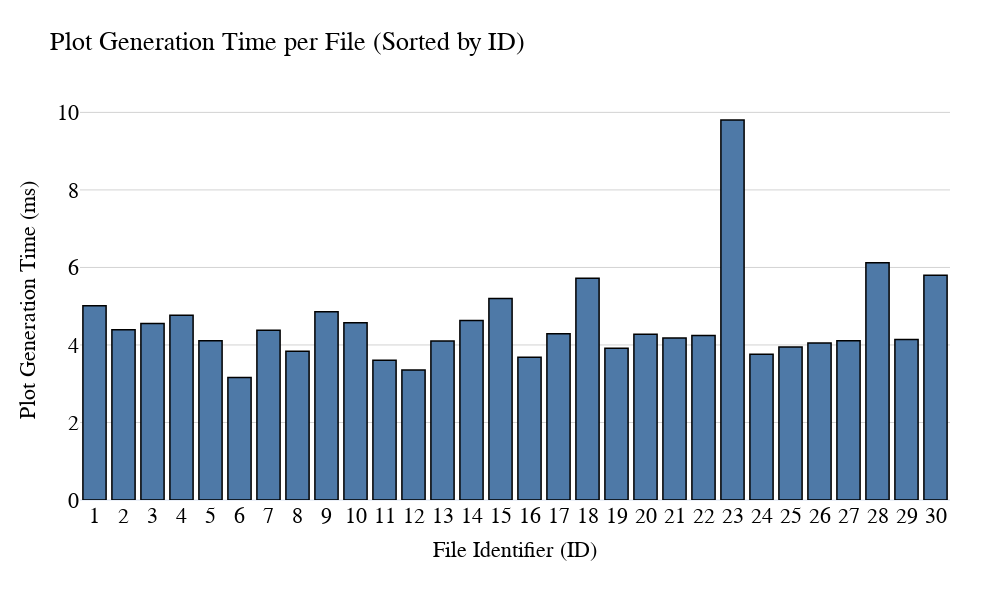

The notebook cell saved with this chart:
### Code cell
import pandas as pd
import plotly.express as px


# 2. Create a unique numerical mapping for each file
unique_files = sorted(df['file_name'].unique())
file_to_id = {name: i + 1 for i, name in enumerate(unique_files)}
df['file_id'] = df['file_name'].map(file_to_id)

# 3. Aggregate data to get the mean of the 5 samples per file
df_agg = df.groupby(['file_id', 'file_name'])['plot_gen_time_ms'].mean().reset_index()

# 4. Sort by file_id in ascending order (1, 2, 3...)
df_agg = df_agg.sort_values(by='file_id', ascending=True)

# Convert ID to string to ensure discrete categorical labeling
df_agg['file_id'] = df_agg['file_id'].astype(str)

# 5. Create the Plotly Bar Chart
fig = px.bar(
    df_agg,
    x='file_id',
    y='plot_gen_time_ms',
    title='Plot Generation Time per File (Sorted by ID)',
    labels={'file_id': 'Unique File ID', 'plot_gen_time_ms': 'Plot Generation Time (ms)'},
    template='plotly_white'
)

# 6. Apply Research Paper Formatting with Increased Font Sizes
fig.update_traces(
    marker_color='#4E79A7',    # Uniform professional blue
    marker_line_color='black', # Defined borders
    marker_line_width=1.5,
    customdata=df_agg['file_name'],
    hovertemplate="<b>File ID: %{x}</b><br>Original Name: %{customdata}<br>Avg Time: %{y:.2f} ms<extra></extra>"
)

fig.update_layout(
    font_family="Arial",
    font_color="black",
    title_font_size=26,         # Main Title Size
    xaxis=dict(
        title="File Identifier (ID)",
        title_font_size=22,     # Increased X-axis label size
        tickfont_size=22,       # Increased X-axis tick size
        tickangle=0,
        showgrid=False,
        type='category'
    ),
    yaxis=dict(
        title="Plot Generation Time (ms)",
        title_font_size=22,     # Increased Y-axis label size
        tickfont_size=22,       # Increased Y-axis tick size
        showgrid=True,
        gridcolor='LightGray'
    ),
    width=1000,
    height=600,
    margin=dict(l=80, r=50, t=100, b=100)
)

fig.show()

### Figure 1 — Plotly figure (JSON) as saved in the notebook; plotly's stock layout.template omitted (floating-point values rounded to 4 significant figures)
{"data": [{"customdata": ["1.18E+02", "1.18E+08", "1.18E+14", "1.18E+20", "1.18E+26", "1.19E+02", "1.19E+08", "1.19E+14", "1.19E+20", "1.19E+26", "118_02", "118_04", "118_06", "118_08", "118_10", "118_12", "118e_6", "119_02", "119_04", "119_06", "119_08", "119_10", "119_12", "119e_6", "bw", "em", "ma", "oldbw", "oldem", "oldma"], "hovertemplate": "<b>File ID: %{x}</b><br>Original Name: %{customdata}<br>Avg Time: %{y:.2f} ms<extra></extra>", "legendgroup": "", "marker": {"color": "#4E79A7", "line": {"color": "black", "width": 1.5}, "pattern": {"shape": ""}}, "name": "", "orientation": "v", "showlegend": false, "textposition": "auto", "type": "bar", "x": ["1", "2", "3", "4", "5", "6", "7", "8", "9", "10", "11", "12", "13", "14", "15", "16", "17", "18", "19", "20", "21", "22", "23", "24", "25", "26", "27", "28", "29", "30"], "xaxis": "x", "y": [5.01, 4.394, 4.554, 4.764, 4.106, 3.158, 4.378, 3.838, 4.856, 4.572, 3.606, 3.356, 4.102, 4.634, 5.2, 3.682, 4.288, 5.724, 3.914, 4.276, 4.182, 4.242, 9.804, 3.76, 3.946, 4.052, 4.108, 6.124, 4.142, 5.796], "yaxis": "y"}], "layout": {"barmode": "relative", "font": {"color": "black", "family": "Arial"}, "height": 600, "legend": {"tracegroupgap": 0}, "margin": {"b": 100, "l": 80, "r": 50, "t": 100}, "title": {"font": {"size": 26}, "text": "Plot Generation Time per File (Sorted by ID)"}, "width": 1000, "xaxis": {"anchor": "y", "domain": [0, 1], "showgrid": false, "tickangle": 0, "tickfont": {"size": 22}, "title": {"font": {"size": 22}, "text": "File Identifier (ID)"}, "type": "category"}, "yaxis": {"anchor": "x", "domain": [0, 1], "gridcolor": "LightGray", "showgrid": true, "tickfont": {"size": 22}, "title": {"font": {"size": 22}, "text": "Plot Generation Time (ms)"}}}}
